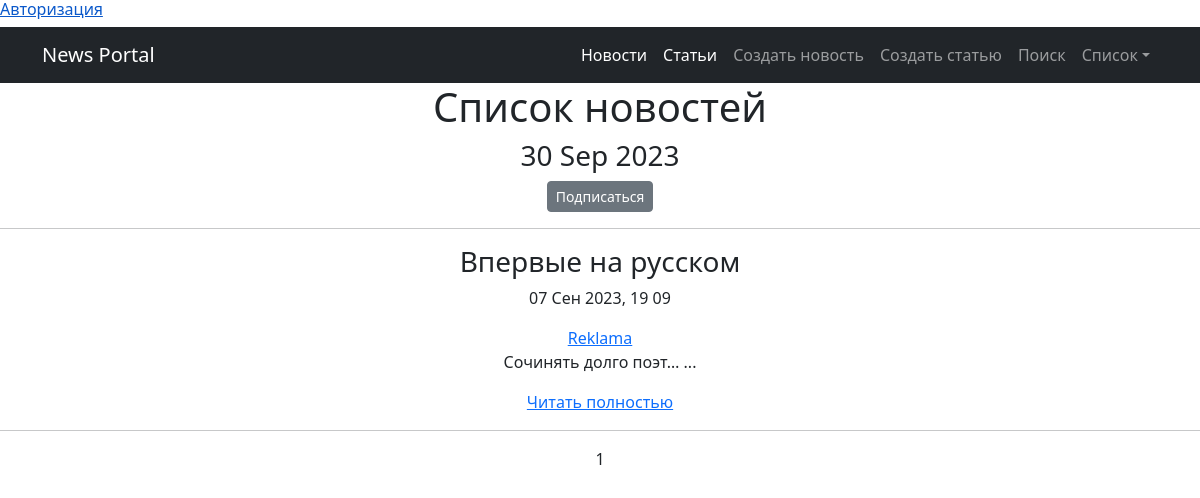
Page /category/4/ on the earlier database version.
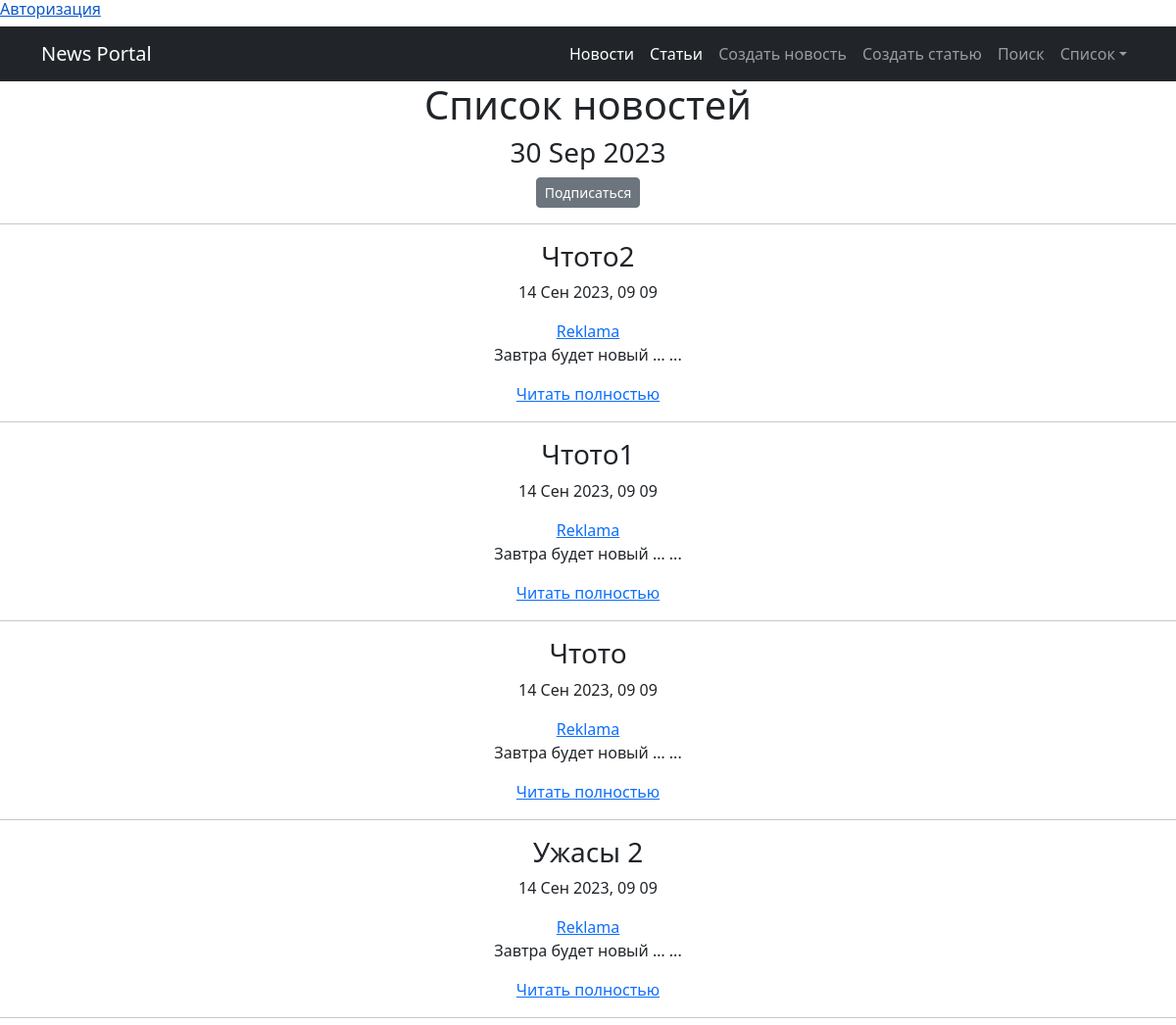
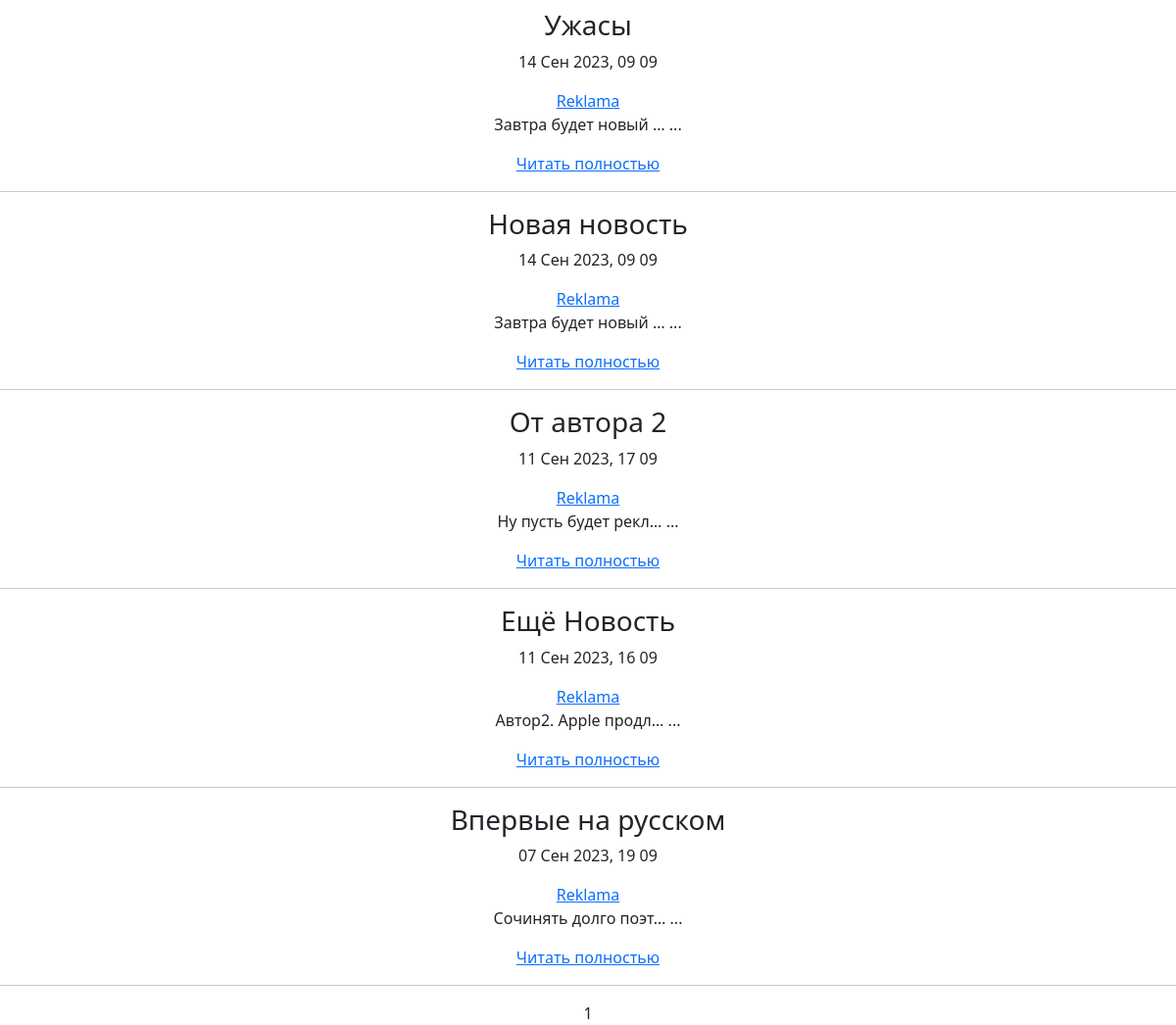
Same page on the later database version (2 pictures, top to bottom).
### news/models.py (models this page shows, shortened)
class Post(models.Model):
    author = models.ForeignKey(Author, on_delete=models.CASCADE)
    news = 'NW'
    article = 'AR'
    CATEGORY_CHOICES = (
        (news, 'Новость'),
        (article, 'Статья'),
    )
    choiceType = models.CharField(max_length=2,
                                  choices=CATEGORY_CHOICES,
                                  default=article)
    timeCreate = models.DateTimeField(auto_now_add=True)
    categoryPost = models.ManyToManyField(Category, through='PostCategory')
    title = models.CharField(max_length=100, unique=True)
    content = models.TextField()
    rating = models.IntegerField(default=0)

class Category(models.Model):
    nameCategory = models.CharField(max_length=100, unique=True)
    subscribers = models.ManyToManyField(User, blank=True, related_name='categories')
    def __str__(self):
        return self.nameCategory

### news/views.py (the view)
# urls.py: path('category/<int:pk>/', CategoryView.as_view(), name='category_list'),  # URL-шаблон списка категорий
class CategoryView(ListView):
    model = Post
    template_name = 'mailsub/category.html'
    context_object_name = 'cat_view'
    paginate_by = 10
    def get_queryset(self):
        self.category = get_object_or_404(Category, id=self.kwargs['pk'])
        queryset = Post.objects.filter(categoryPost=self.category).order_by('-timeCreate')
        return queryset
    def get_context_data(self, **kwargs):
        context = super().get_context_data(**kwargs)
        context['is_not_subscriber'] = self.request.user not in self.category.subscribers.all()
        context['category'] = self.category
        return context

### news/templatetags/cenzura.py (called while the page is built)
@register.filter()
def censor(value):  # Естественно если делать реальный проект слов будет в разы больше.
    words_to_censor = ['6лядь', '6лять', 'cock', 'cunt',  'fuck', 'xyй',
                       'гавнюк', 'долбоёб', 'лошок', 'пидарас', 'шлюха']
    if not isinstance(value, str):  # Проверка, чтобы фильтр цензурирования применялся только к переменным строкового
        raise ValueError("Значение должно быть строкой")
    for word in words_to_censor:
        value = value.replace(word, '*' * len(word))
    return mark_safe(value)

### news/templatetags/custom_tags.py (called while the page is built)
@register.simple_tag()
def current_time(format_string='%d %b %Y'):
    return datetime.utcnow().strftime(format_string)

### templates/mailsub/category.html
{% extends 'flatpages/default.html' %}
{% load cenzura %}
{% load custom_tags %}
{% block content %}
    <h1 style="text-align: center;">Список новостей</h1>
	<h3 style="text-align: center;">{% current_time '%d %b %Y' %}</h3>
<div align="center">
    {% if is_not_subscriber %}
    <h6><a href="{% url 'news:subscribe' category.id %}" class="btn btn-secondary btn-sm">Подписаться</a></h6>
    {% else %}
    <h6><a href="{% url 'news:unsubscribe' category.id %}" class="btn btn-secondary btn-sm">Отписаться</a></h6>
    {% endif %}
</div>
<hr/>
{% if cat_view %}
        {% for post in cat_view %}
            <h3 style="text-align: center;">{{ post.title|censor }}</h3>
            <p style="text-align: center;">{{ post.timeCreate|date:'d M Y, H m' }}</p>
            <div align="center">
              {% for category in post.categoryPost.all %}
              <a href="{% url 'news:category_list' category.id %}" >{{ category }}</a>
              {% endfor %}
            </div>
            <p style="text-align: center;">{{ post.content|truncatechars:20|censor }} {{"..."}}</p>
            <p style="text-align: center;"><a href="{% url 'news:news_detail' post.id %}">Читать полностью</a></p>
            <hr/>
        {% endfor %}
{% else %}
    <h2>Новостей нет!</h2>
{% endif %}
{% endblock content %}

### templates/flatpages/default.html (shortened to what this page needs)
<!DOCTYPE html>
{% load static %}
{% load custom_tags %}
<html>
<head>
        <link href="{% static 'css/styles.css' %}" rel="stylesheet"/>
</head>
    <body>
        <div>
            {% if user.is_authenticated %}
            <h6><a style="margin-left: 20px" href="/prodected_page/"> {{request.user.username }}</a><a style="margin-left: 50px" href="/accounts/logout/">Выйти</a> </h6>
            {% else %}
            <h6><a href="/accounts/login/">Авторизация</a></h6>
            {% endif %}
        </div>
        <nav class="navbar navbar-expand-lg navbar-dark bg-dark">
            <div class="container">
                <a class="navbar-brand" href="#">News Portal</a>
                <div class="collapse navbar-collapse" id="navbarSupportedContent">
                    <ul class="navbar-nav ms-auto mb-2 mb-lg-0">
                        <li class="nav-item"><a class="nav-link active" aria-current="page" href="/news/">Новости</a></li>
                        <li class="nav-item"><a class="nav-link active" aria-current="page" href="/article/">Статьи</a></li>
                        <li class="nav-item"><a class="nav-link" href="/news/create/">Создать новость</a></li>
                        <li class="nav-item"><a class="nav-link" href="/article/create/">Создать статью</a></li>
                        <li class="nav-item"><a class="nav-link" href="/search/">Поиск</a></li>
                        <li class="nav-item dropdown">
                            <a class="nav-link dropdown-toggle" id="navbarDropdownMenuLink" href="#" role="button" data-bs-toggle="dropdown" aria-expanded="false">Список</a>
                        </li>
                    </ul>
                </div>
            </div>
        </nav>
    </body>
{% block content %}
{% endblock content %}
<body>
    <div align="center">
    {{ page_obj.number }}
    </div>
</body>
</html>

Differences in the rows shown:
added Post: title|censor "Чтото2", timeCreate "14 Сен 2023, 09 09", content|censor "Завтра будет новый …", value "...", Category (nameCategory "Reklama")
added Post: title|censor "Чтото1", timeCreate "14 Сен 2023, 09 09", content|censor "Завтра будет новый …", value "...", Category (nameCategory "Reklama")
added Post: title|censor "Чтото", timeCreate "14 Сен 2023, 09 09", content|censor "Завтра будет новый …", value "...", Category (nameCategory "Reklama")
added Post: title|censor "Ужасы 2", timeCreate "14 Сен 2023, 09 09", content|censor "Завтра будет новый …", value "...", Category (nameCategory "Reklama")
added Post: title|censor "Ужасы", timeCreate "14 Сен 2023, 09 09", content|censor "Завтра будет новый …", value "...", Category (nameCategory "Reklama")
added Post: title|censor "Новая новость", timeCreate "14 Сен 2023, 09 09", content|censor "Завтра будет новый …", value "...", Category (nameCategory "Reklama")
added Post: title|censor "От автора 2", timeCreate "11 Сен 2023, 17 09", content|censor "Ну пусть будет рекл…", value "...", Category (nameCategory "Reklama")
added Post: title|censor "Ещё Новость", timeCreate "11 Сен 2023, 16 09", content|censor "Автор2. Apple продл…", value "...", Category (nameCategory "Reklama")
